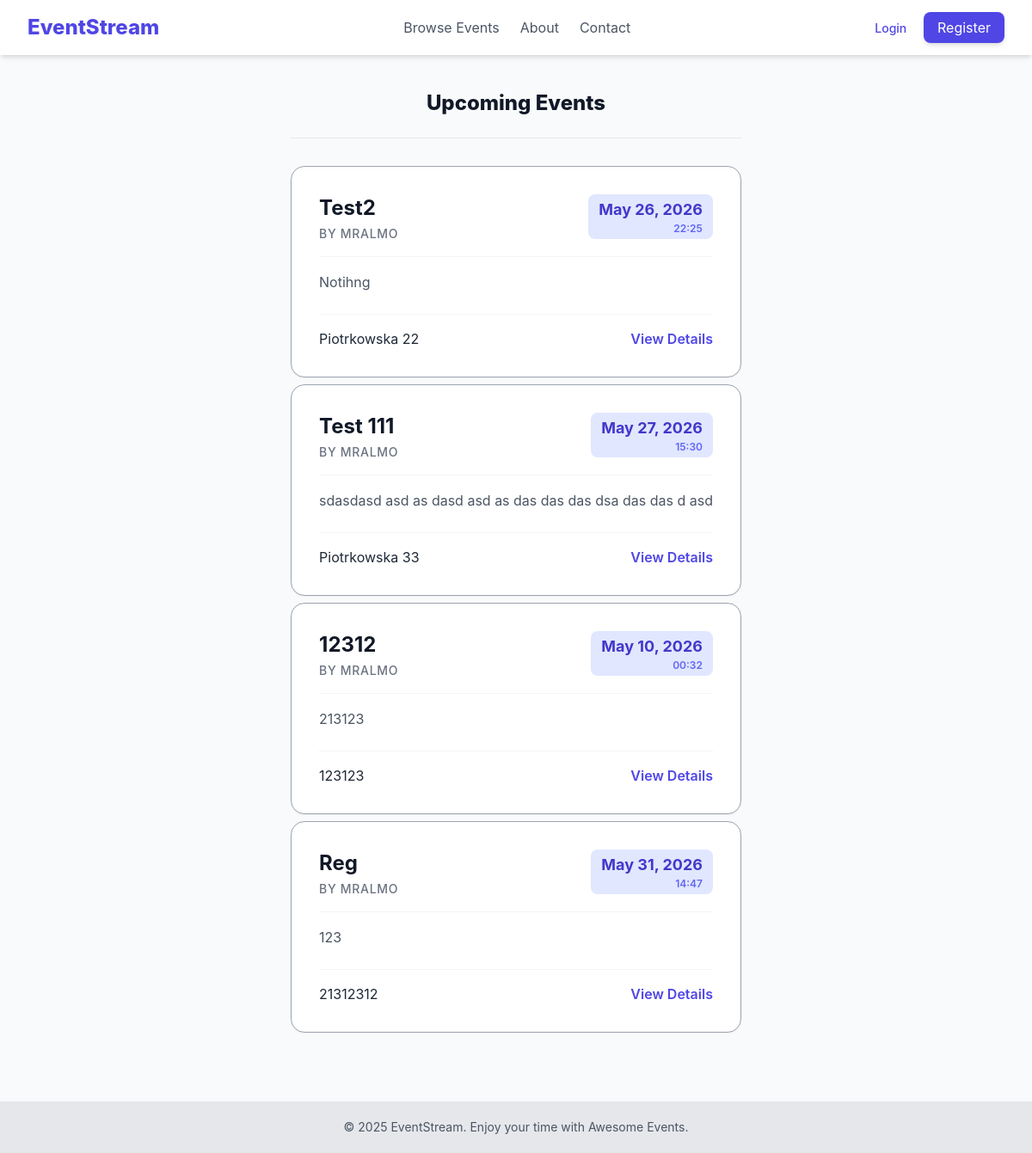
/events/, run on an earlier commit of the app's database.
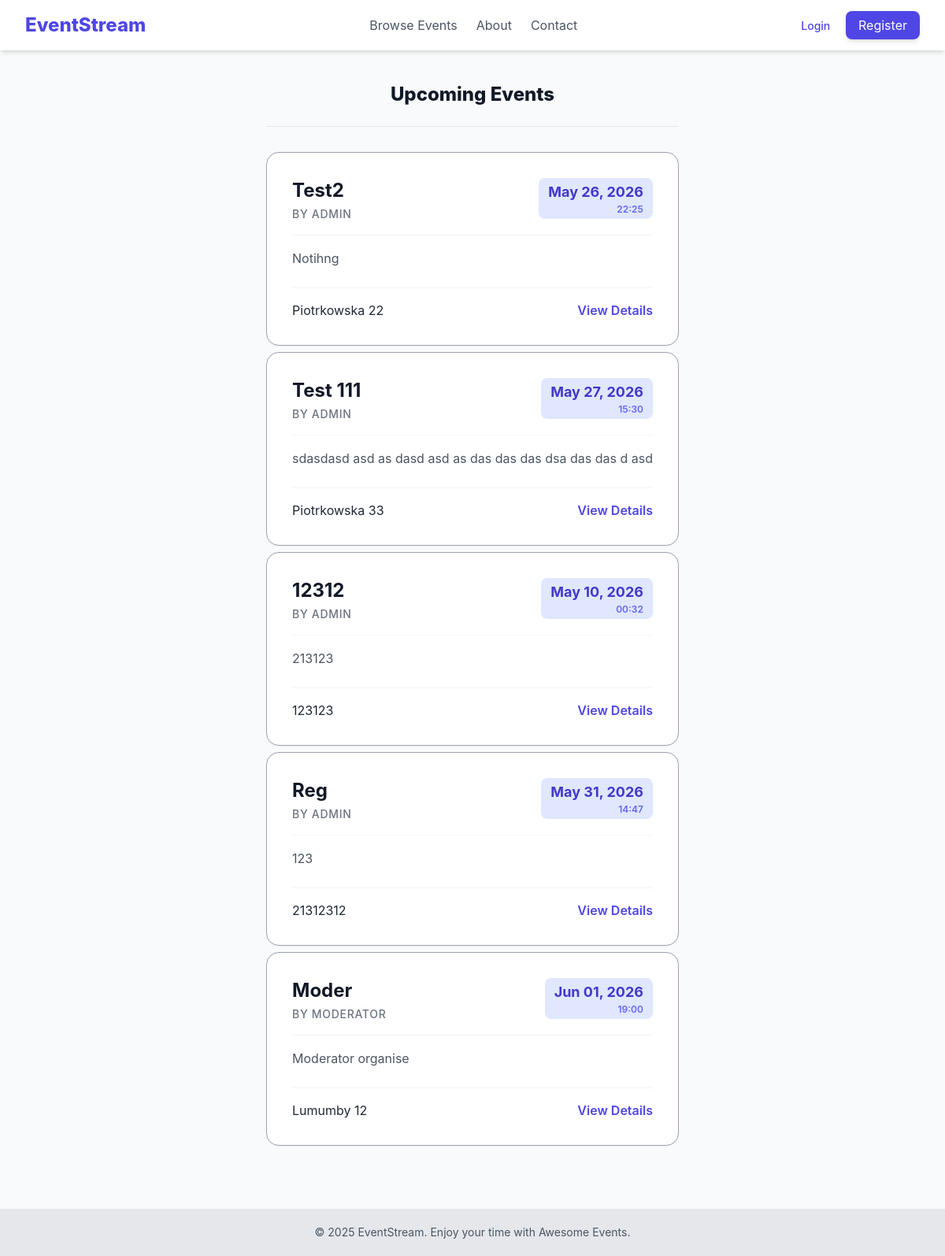
And on a later commit of the database.
### events/models.py (models this page shows, shortened)
class Event(models.Model):
    title = models.CharField(max_length=200)
    description = models.TextField()
    location = models.CharField(max_length=255)
    date_time = models.DateTimeField()
    creator = models.ForeignKey(settings.AUTH_USER_MODEL, on_delete=models.CASCADE)
    created_at = models.DateTimeField(auto_now_add=True)
    updated_at = models.DateTimeField(auto_now=True)
    max_attendance = models.IntegerField(default=0, blank=True)

### users/models.py (models this page shows, shortened)
class CustomUser(AbstractUser):
    username = models.CharField(max_length=200, unique=True)
    email = models.EmailField(null=True)
    first_name = models.CharField(max_length=20, blank=True)
    last_name = models.CharField(max_length=20, blank=True)
    is_moderator = models.BooleanField(
        default=False,
        help_text='User is moderator or not.'
    )

### events/views.py (the view)
# urls.py: path('', views.EventListView.as_view(), name='event_list'),
class EventListView(ListView):
    model = Event
    context_object_name = 'events'
    template_name = 'events/event_list.html'

### events/templates/events/event_list.html (shortened to what this page needs)
{% extends "base.html" %}
{% block content %}
    <div class="flex justify-between items-center mb-8 border-b border-gray-200 pb-6 flex-col items-center">
        <h1 class="text-center text-2xl font-extrabold text-gray-900">Upcoming Events</h1>
    </div>
    {% if events %}
        <div class="gap-2 grid">
            {% for event in events %}
                <div class="bg-white p-8 rounded-2xl shadow-sm border border-gray-400 hover:shadow-xl transition-shadow duration-300">
                    <div class="flex justify-between items-start mb-4">
                        <div>
                            <h2 class="text-2xl font-bold text-gray-900 hover:text-indigo-600 transition">
                                <a href="{% url 'event_detail' event.pk %}">{{ event.title }}</a>
                            </h2>
                            <p class="text-sm font-medium text-gray-500 mt-1 uppercase tracking-wider">
                                By {{ event.creator.username }}
                            </p>
                        </div>
                        <div class="text-right bg-indigo-100 px-3 py-1 rounded-lg">
                            <p class="text-lg font-bold text-indigo-700">{{ event.date_time|date:"M d, Y" }}</p>
                            <p class="text-xs font-semibold text-indigo-500">{{ event.date_time|time:"H:i" }}</p>
                        </div>
                    </div>
                    <div class="flex justify-between items-center pt-4 border-t border-gray-100">
                        <p class="text-gray-600 mb-6 line-clamp-3 leading-relaxed">{{ event.description }}</p>
                    </div>
                    <div class="flex justify-between items-center pt-4 border-t border-gray-100">
                        {{ event.location }}
                        <a href="{% url 'event_detail' event.pk %}" class="text-indigo-600 font-semibold hover:text-indigo-800 transition">
                            View Details
                        </a>
                    </div>
                </div>
            {% endfor %}
        </div>
    {% endif %}
    {% if events %}
    <div class="flex p-5 flex-col items-center">
    </div>
    {% endif %}
{% endblock %}

What changed in the data, as far as the page shows it:
changed through a linked row, Event "Test2": creator.username "MRALMO" → "ADMIN"
changed through a linked row, Event "Test 111": creator.username "MRALMO" → "ADMIN"
changed through a linked row, Event "May 10, 2026": creator.username "MRALMO" → "ADMIN"
changed through a linked row, Event "Reg": creator.username "MRALMO" → "ADMIN"
added Event: title "Moder", creator.username "MODERATOR", date_time "Jun 01, 2026", date_time "19:00", description "Moderator organise", location "Lumumby 12"
